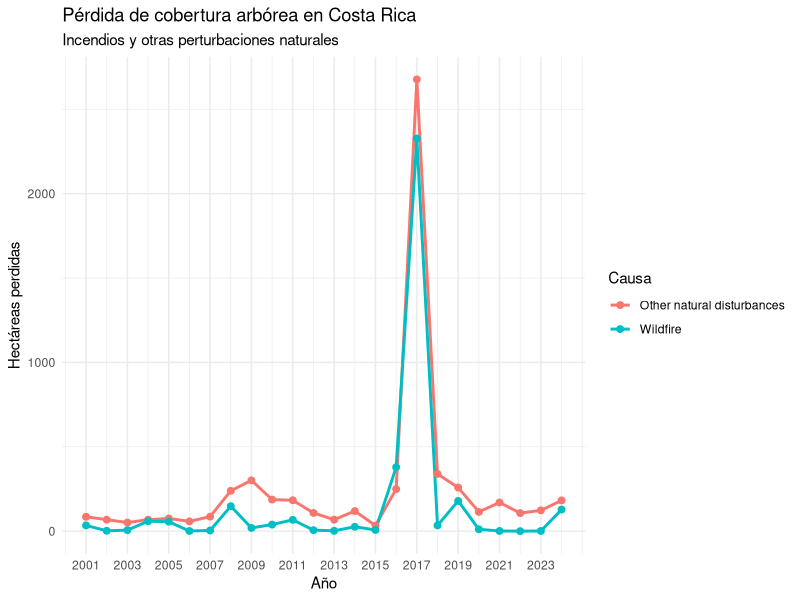
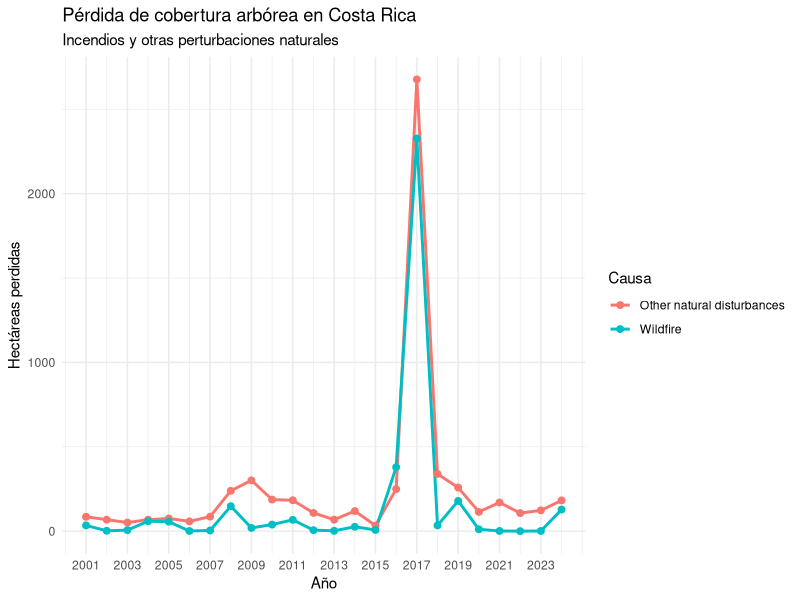

The R script that drew these images, in order:
library(tidyverse)
library(readxl)
CRI <- read_excel("data/raw/CRI.xlsx")

CRI <- CRI %>% 
  filter(
    driver %in% c("Other natural disturbances", "Wildfire"),
    year >= 2001 & year <= 2024
  )

grafico.lineas <- ggplot(
  CRI,
  aes(x = year, y = tc_loss_ha, color = driver)
) +
  geom_line(linewidth = 1) +
  geom_point(size = 2) +
  scale_x_continuous(breaks = seq(2001, 2024, 2)) +
  labs(
    title = "Pérdida de cobertura arbórea en Costa Rica",
    subtitle = "Incendios y otras perturbaciones naturales",
    x = "Año",
    y = "Hectáreas perdidas",
    color = "Causa"
  ) +
  theme_minimal()

grafico.lineas

ggsave(
  "res/perdida_cobertura_naturales.png",
  plot = grafico.lineas,
  width = 10,
  height = 6,
  dpi = 300
)
